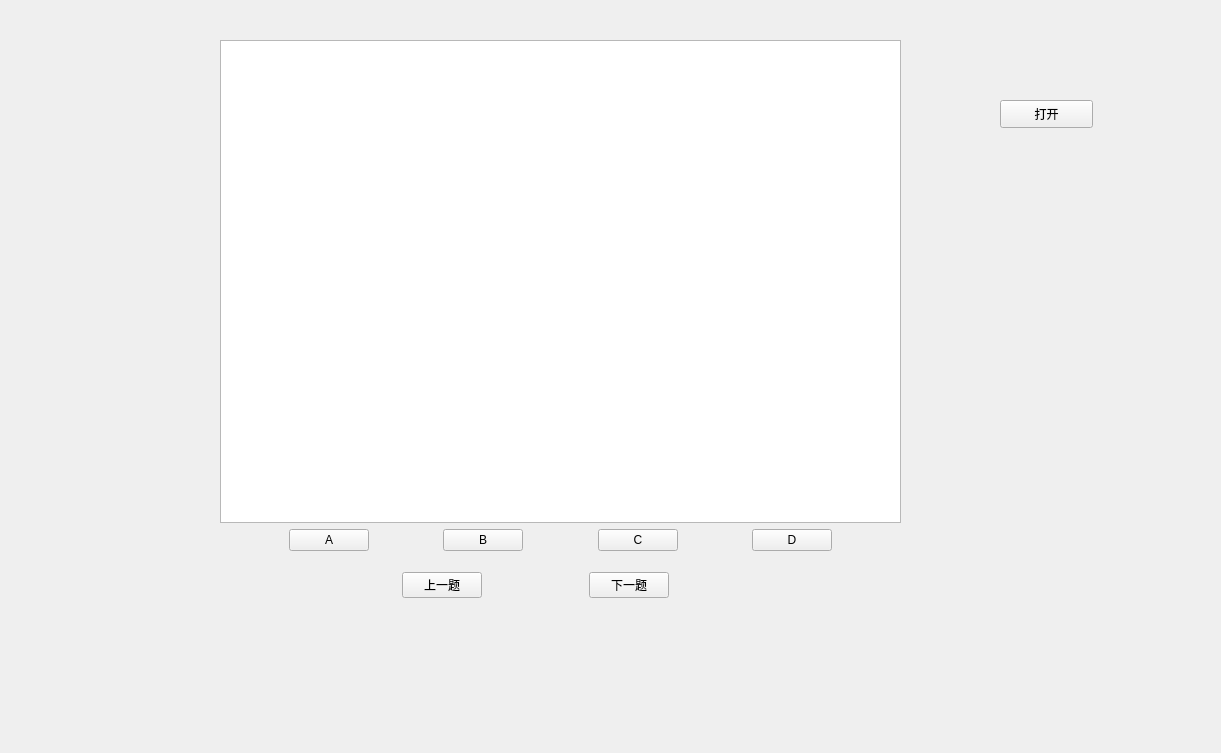
<?xml version="1.0" encoding="UTF-8"?>
<ui version="4.0">
 <class>MainWin</class>
 <widget class="QWidget" name="MainWin">
  <property name="geometry">
   <rect>
    <x>0</x>
    <y>0</y>
    <width>1221</width>
    <height>753</height>
   </rect>
  </property>
  <property name="windowTitle">
   <string>MainWin</string>
  </property>
  <widget class="QPushButton" name="open">
   <property name="geometry">
    <rect>
     <x>1000</x>
     <y>100</y>
     <width>93</width>
     <height>28</height>
    </rect>
   </property>
   <property name="text">
    <string>打开</string>
   </property>
  </widget>
  <widget class="QWidget" name="layoutWidget">
   <property name="geometry">
    <rect>
     <x>220</x>
     <y>40</y>
     <width>681</width>
     <height>511</height>
    </rect>
   </property>
   <layout class="QVBoxLayout" name="verticalLayout">
    <item>
     <widget class="QTextEdit" name="textEdit"/>
    </item>
    <item>
     <layout class="QHBoxLayout" name="horizontalLayout">
      <item>
       <spacer name="horizontalSpacer">
        <property name="orientation">
         <enum>Qt::Horizontal</enum>
        </property>
        <property name="sizeHint" stdset="0">
         <size>
          <width>40</width>
          <height>20</height>
         </size>
        </property>
       </spacer>
      </item>
      <item>
       <widget class="QPushButton" name="answer_1">
        <property name="text">
         <string>A</string>
        </property>
       </widget>
      </item>
      <item>
       <spacer name="horizontalSpacer_2">
        <property name="orientation">
         <enum>Qt::Horizontal</enum>
        </property>
        <property name="sizeHint" stdset="0">
         <size>
          <width>40</width>
          <height>20</height>
         </size>
        </property>
       </spacer>
      </item>
      <item>
       <widget class="QPushButton" name="answer_2">
        <property name="text">
         <string>B</string>
        </property>
       </widget>
      </item>
      <item>
       <spacer name="horizontalSpacer_3">
        <property name="orientation">
         <enum>Qt::Horizontal</enum>
        </property>
        <property name="sizeHint" stdset="0">
         <size>
          <width>40</width>
          <height>20</height>
         </size>
        </property>
       </spacer>
      </item>
      <item>
       <widget class="QPushButton" name="answer_3">
        <property name="text">
         <string>C</string>
        </property>
       </widget>
      </item>
      <item>
       <spacer name="horizontalSpacer_4">
        <property name="orientation">
         <enum>Qt::Horizontal</enum>
        </property>
        <property name="sizeHint" stdset="0">
         <size>
          <width>40</width>
          <height>20</height>
         </size>
        </property>
       </spacer>
      </item>
      <item>
       <widget class="QPushButton" name="answer_4">
        <property name="text">
         <string>D</string>
        </property>
       </widget>
      </item>
      <item>
       <spacer name="horizontalSpacer_5">
        <property name="orientation">
         <enum>Qt::Horizontal</enum>
        </property>
        <property name="sizeHint" stdset="0">
         <size>
          <width>40</width>
          <height>20</height>
         </size>
        </property>
       </spacer>
      </item>
     </layout>
    </item>
   </layout>
  </widget>
  <widget class="QWidget" name="layoutWidget">
   <property name="geometry">
    <rect>
     <x>300</x>
     <y>570</y>
     <width>471</width>
     <height>30</height>
    </rect>
   </property>
   <layout class="QHBoxLayout" name="horizontalLayout_2">
    <item>
     <spacer name="horizontalSpacer_6">
      <property name="orientation">
       <enum>Qt::Horizontal</enum>
      </property>
      <property name="sizeHint" stdset="0">
       <size>
        <width>40</width>
        <height>20</height>
       </size>
      </property>
     </spacer>
    </item>
    <item>
     <widget class="QPushButton" name="last">
      <property name="text">
       <string>上一题</string>
      </property>
     </widget>
    </item>
    <item>
     <spacer name="horizontalSpacer_8">
      <property name="orientation">
       <enum>Qt::Horizontal</enum>
      </property>
      <property name="sizeHint" stdset="0">
       <size>
        <width>40</width>
        <height>20</height>
       </size>
      </property>
     </spacer>
    </item>
    <item>
     <widget class="QPushButton" name="next">
      <property name="text">
       <string>下一题</string>
      </property>
     </widget>
    </item>
    <item>
     <spacer name="horizontalSpacer_7">
      <property name="orientation">
       <enum>Qt::Horizontal</enum>
      </property>
      <property name="sizeHint" stdset="0">
       <size>
        <width>40</width>
        <height>20</height>
       </size>
      </property>
     </spacer>
    </item>
   </layout>
  </widget>
 </widget>
 <resources/>
 <connections/>
</ui>
